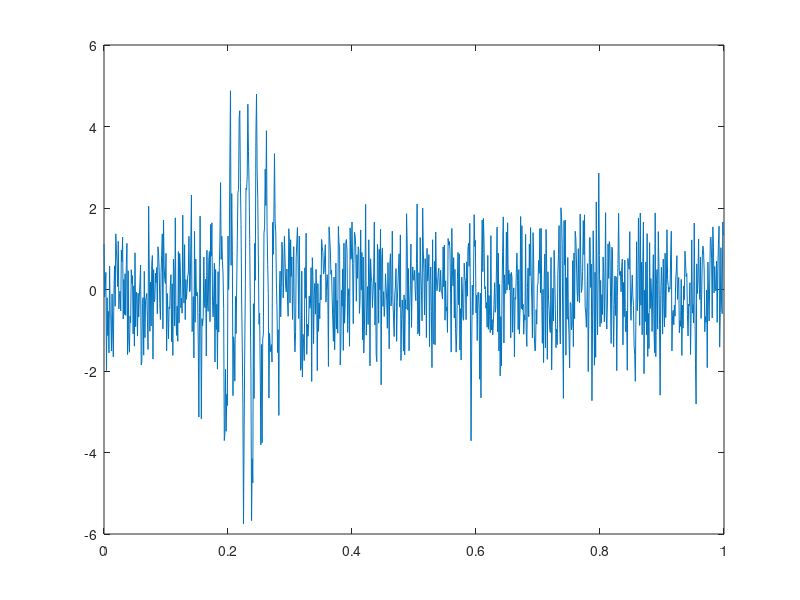
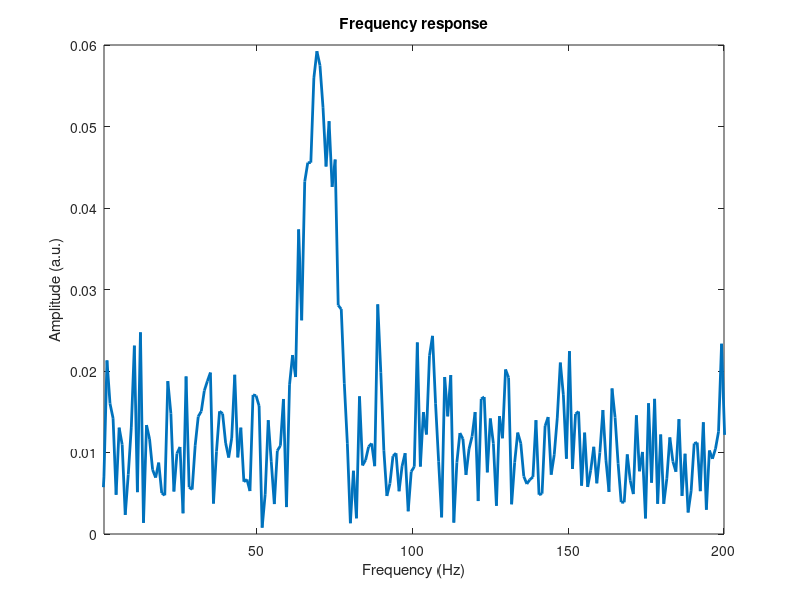

These figures' MATLAB source, in order:
clc;
clear;
close all;

fc = [30 50 70];
Fs = 1e3;
len = 1000;

% Use a different fixed seed for each split. This makes every run
% reproducible while keeping the independent test set separate from the
% random stream used to generate the training set.
splitNames = {'train', 'test', 'experiment'};
splitSizes = [1000, 400, 20];
splitSeeds = [20260810, 20260811, 20260812];

scriptDir = fileparts(mfilename('fullpath'));
t = 0:1/Fs:(len-1)/Fs;
cycle = 11;
NFFT = 2^nextpow2(len);
f = Fs/2*linspace(0, 1, NFFT/2+1);

for splitIdx = 1:numel(splitNames)
    splitName = splitNames{splitIdx};
    num = splitSizes(splitIdx);

    % Reset the generator once per split, before generating any class.
    rng(splitSeeds(splitIdx), 'twister');

    outputDir = fullfile(scriptDir, splitName);
    if ~exist(outputDir, 'dir')
        mkdir(outputDir);
    end

    for classIdx = 1:numel(fc)
        f0 = fc(classIdx);
        delay = cycle/f0;
        cleanSignal = ...
            (sign(t-delay)-sign(t-cycle/f0-delay)) .* ...
            (1-cos(2*pi*f0*t/cycle)) .* sin(2*pi*f0*t);

        Sample = zeros(len, num);
        T = zeros(NFFT, num);

        for sampleIdx = 1:num
            y = awgn(cleanSignal, 0);

            output = y;
            output = (output-mean(output))/max(abs(output)); % Zero-mean, peak-normalized copy (spectrum only)
            Ao = 2*abs(fft(output, NFFT)/len);
            T(:, sampleIdx) = Ao;
            Sample(:, sampleIdx) = y';
        end

        outputFile = fullfile( ...
            outputDir, sprintf('sample%d.mat', classIdx));
        save(outputFile, 'Sample');
        fprintf('Saved %s (%d samples, seed %d).\n', ...
            outputFile, num, splitSeeds(splitIdx));
    end
end

% Quick check: last generated sample and the spectrum of the second sample
% of the last class (uncomment the mean to plot the class-averaged spectrum).
figure(1);
plot(t, y);
tab = [t', y'];

figure(2);
% Tmean = mean(T, 2);
Tmean = T(:,2);
plot(f, Tmean(1:NFFT/2+1), '-', 'LineWidth', 2);
xlim([1, 200]);
title('Frequency response');
xlabel('Frequency (Hz)');
ylabel('Amplitude (a.u.)');
